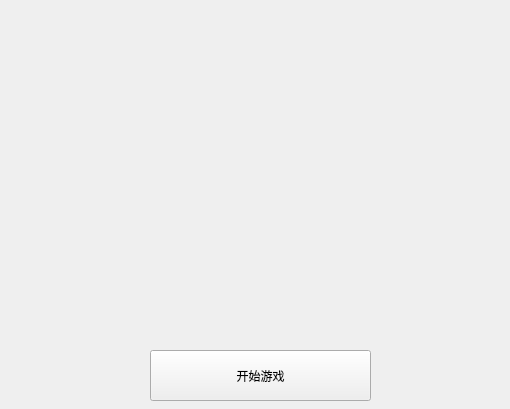
<?xml version="1.0" encoding="UTF-8"?>
<ui version="4.0">
 <class>SnakeHuEnter</class>
 <widget class="QWidget" name="SnakeHuEnter">
  <property name="geometry">
   <rect>
    <x>0</x>
    <y>0</y>
    <width>510</width>
    <height>409</height>
   </rect>
  </property>
  <property name="windowTitle">
   <string>追逐数字</string>
  </property>
  <widget class="QPushButton" name="btnEnter">
   <property name="geometry">
    <rect>
     <x>150</x>
     <y>350</y>
     <width>221</width>
     <height>51</height>
    </rect>
   </property>
   <property name="text">
    <string>开始游戏</string>
   </property>
  </widget>
 </widget>
 <resources/>
 <connections/>
</ui>
